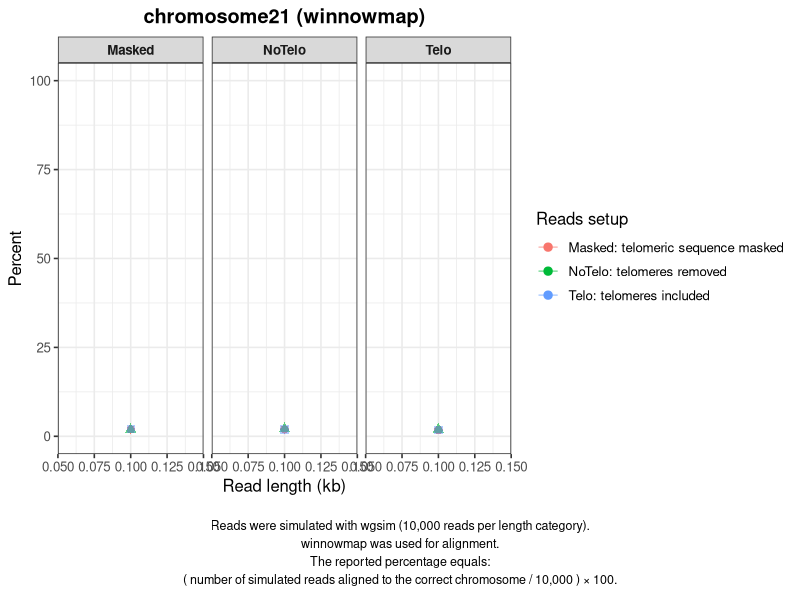

Generate this figure with R:
library(tidyverse)
library(grid)

# ----------------------------
# INPUT CHECK
# ----------------------------
if (!file.exists("combined_results.csv")) {
  stop("ERROR: combined_results.csv not found!")
}

dat <- read.csv("combined_results.csv")

if (nrow(dat) == 0) stop("ERROR: CSV is empty!")

required_cols <- c("tool", "chrom", "REF", "chromType", "Length", "Percent")
missing_cols <- setdiff(required_cols, colnames(dat))

if (length(missing_cols) > 0) {
  stop(paste("Missing columns:", paste(missing_cols, collapse = ", ")))
}

cat("CSV OK | Rows:", nrow(dat), "\n")

# ----------------------------
# PREP
# ----------------------------
mydat <- dat %>%
  mutate(
    Length_kb = Length / 1000,
    REF = factor(REF, levels = c("Masked", "NoTelo", "Telo")),
    chromType = factor(chromType),
    chrom = factor(chrom),
    tool = factor(tool)
  ) %>%
  filter(!chrom %in% c("chrM", "chrMT"))

# ----------------------------
# LEGEND
# ----------------------------
chromtype_cols <- c(
  Masked = "#F8766D",
  NoTelo = "#00BA38",
  Telo   = "#619CFF"
)

chromtype_shapes <- c(
  Masked = 16,
  NoTelo = 17,
  Telo   = 15
)

chromtype_alpha <- c(
  Masked = 1.0,
  NoTelo = 0.6,
  Telo   = 0.5
)

chromtype_labels <- c(
  Masked = "Masked: telomeric sequence masked",
  NoTelo = "NoTelo: telomeres removed",
  Telo   = "Telo: telomeres included"
)

# ----------------------------
# THEME
# ----------------------------
base_theme <- theme_bw(base_size = 12) +
  theme(
    plot.title = element_text(face = "bold", hjust = 0.5),
    strip.background = element_rect(fill = "grey85"),
    strip.text = element_text(face = "bold"),
    legend.position = "right"
  )

# ----------------------------
# CHROM ORDER
# ----------------------------
chr_order_key <- function(ch) {
  ch <- as.character(ch)
  ch <- sub("^chr", "", ch)
  if (grepl("^[0-9]+$", ch)) return(as.integer(ch))
  if (toupper(ch) == "X") return(23L)
  if (toupper(ch) == "Y") return(24L)
  return(999L)
}

# ----------------------------
# MAIN LOOP (PER TOOL)
# ----------------------------
for (tool_name in unique(mydat$tool)) {

  cat("Processing tool:", tool_name, "\n")

  tool_data <- mydat %>% filter(tool == tool_name)

  default_desc <- paste0(
    "Reads were simulated with wgsim (10,000 reads per length category).\n",
    tool_name, " was used for alignment.\n",
    "The reported percentage equals:\n",
    "( number of simulated reads aligned to the correct chromosome / 10,000 ) × 100."
  )

  if (nrow(tool_data) == 0) {
    cat("No data for tool:", tool_name, "\n")
    next
  }

  chrom_levels <- unique(tool_data$chrom)
  chrom_levels <- chrom_levels[order(vapply(chrom_levels, chr_order_key, integer(1)))]

  out_pdf <- paste0("All_chromosomes_", tool_name, ".pdf")
  pdf(out_pdf, width = 13, height = 7)

  for (chr in chrom_levels) {

    df_chr <- tool_data %>% filter(chrom == chr)

    # 🔥 CRITICAL FIX (prevents your crash)
    if (nrow(df_chr) == 0) {
      cat("Skipping empty:", chr, "\n")
      next
    }

    chr_char <- as.character(chr)
    chr_pretty <- toupper(sub("^chr", "", chr_char))
    title_txt <- paste0("chromosome", chr_pretty)

    p <- ggplot(df_chr, aes(x = Length_kb, y = Percent)) +
      geom_line(aes(color = chromType, group = chromType), alpha = 0.5) +
      geom_point(aes(color = chromType, shape = chromType, alpha = chromType), size = 2.5) +
      scale_alpha_manual(values = chromtype_alpha, guide = "none") +
      facet_wrap(~ REF, ncol = 3) +
      scale_y_continuous(limits = c(0, 100)) +
      scale_color_manual(
        name = "Reads setup",
        values = chromtype_cols,
        labels = chromtype_labels
      ) +
      scale_shape_manual(values = chromtype_shapes, guide = "none") +
      labs(
        title = paste0(title_txt, " (", tool_name, ")"),
        x = "Read length (kb)",
        y = "Percent"
      ) +
      base_theme

    # ----------------------------
    # GRID LAYOUT (PLOT + DESCRIPTION)
    # ----------------------------
    grid.newpage()

    pushViewport(
      viewport(
        layout = grid.layout(
          nrow = 2,
          heights = unit(c(0.84, 0.16), "npc")
        )
      )
    )

    # Plot
    print(p, vp = viewport(layout.pos.row = 1))

    # Description
    grid.text(
      default_desc,
      vp = viewport(layout.pos.row = 2),
      x = 0.5, y = 0.5,
      just = c("center", "center"),
      gp = gpar(fontsize = 9)
    )
  }

  dev.off()
  cat("Saved:", out_pdf, "\n")
}
